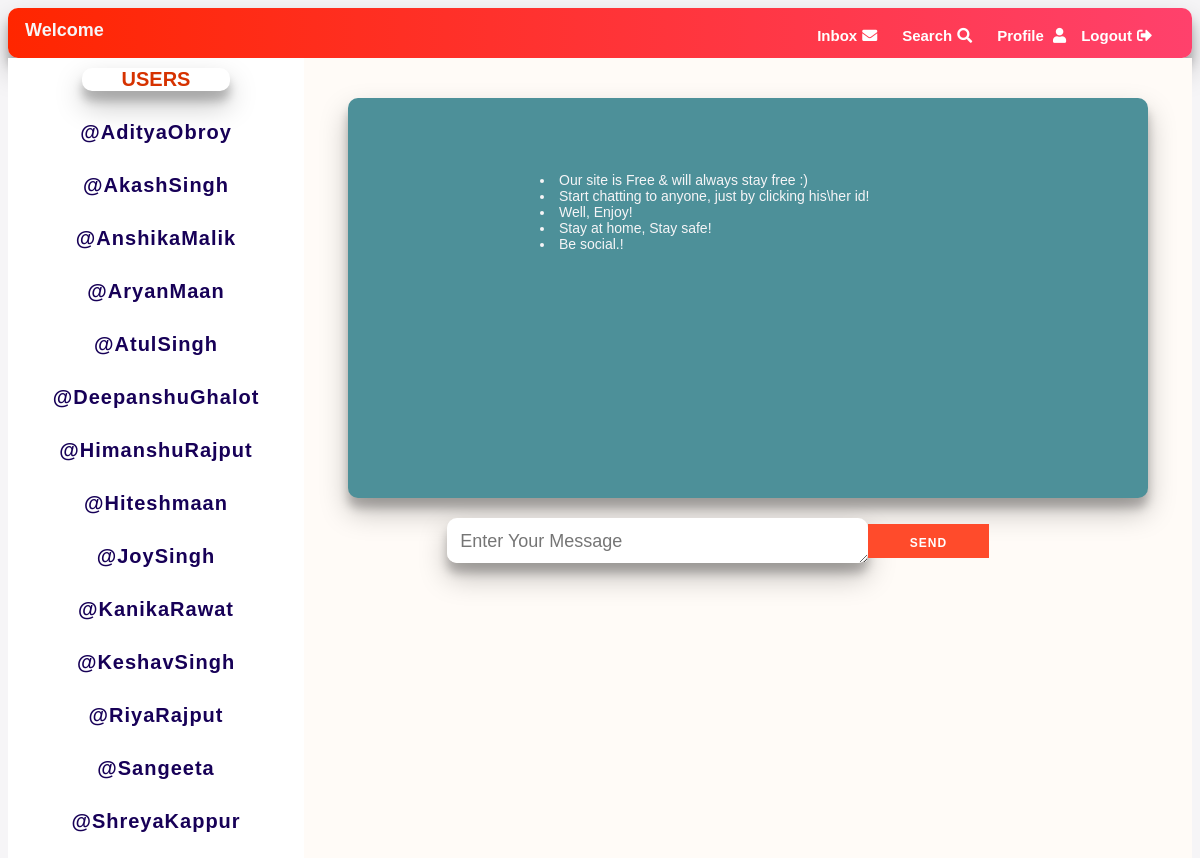
The app's page /Homepage.php with its own data.
### tables this page shows
CREATE TABLE `registration` (
  `name` varchar(100) NOT NULL,
  `email` varchar(100) NOT NULL,
  `password` varchar(30) NOT NULL,
  `username` varchar(100) NOT NULL
);

### Homepage.php (the view, shortened to what this page needs)
<?php
$val=$_GET["sender"];
include("dbconnection.php");
$row1=mysqli_query($connection,'select * from registration where username="'.$val.'";') ;
    $user=mysqli_fetch_assoc($row1);
?>
<!DOCTYPE html>
<html lang="en">
<head>
    <link rel="stylesheet" href="Homepagestyle.css"/>
    <link rel="stylesheet" type="text/css" href="C:\Users\AJ\Downloads\fontawesome-free-5.15.3-web\fontawesome-free-5.15.3-web\css\all.css">
    <link
    rel="stylesheet"
    href="https://use.fontawesome.com/releases/v5.8.1/css/all.css"
    />
    </head>
<body>
<div class="banner_container" style="border-radius: 10px;box-shadow: 0 14px 28px rgba(0,0,0,0.25),0 10px 10px rgba(0,0,0,0.22);">
<div class="menu"><span><a href="Index.php" class="social">Logout<i class="fas fa-sign-out-alt"></i></a></span></div>
<div class="menu">
<div style="color:#fff;font-size:15px;font-weight: bold;text-align: center;" class="popup" onclick="myFunction()">
Profile
<i class="fas fa-user" style="margin-right:10px"></i>
</div>
</div>
<div class="menu"><span><a href="#" class="social">Search<i class="fas fa-search"></i></a></span></div>
<div class="menu"><span><a href="#" class="social">Inbox<i class="fas fa-envelope"></i></a></span></div>
<div class="info">Welcome <?php echo $user["name"];?></div>
</div>
<div class="user_message_container">
<div class="user">
<div class="online_num">USERS</div>
    <?php
    include("dbconnection.php");
    $sql="Select * from registration;";
    $query=mysqli_query($connection,$sql);
    while($row=mysqli_fetch_assoc($query)){
        if($row["username"]!=$val){
        echo '<a class="links" href="Homepage.php?sender='.$_GET["sender"].'&'.'username='. $row["username"].'">'.'@'.$row["username"].'</a>';
        }
    }
    ?>
</div>
<div class="message" >
<div class="modal-body" id="msgBody" style="overflow-y:scroll;overflow-x:hidden;margin:40px 15% 0px 15%;height:400px;width:90%;background:rgb(77, 144, 153);border-radius: 10px;box-shadow: 0 14px 28px rgba(0,0,0,0.25),0 10px 10px rgba(0,0,0,0.22);">
    </div>
    <div class="footer" style="display:flex;flex-direction:row;margin-top:10px; padding:0 10px;width:70%; margin-top:20px;">
        <textarea id="message" placeholder="Enter Your Message" class="form" style ="height:45px;flex-basis:70%;background:#fff;border-radius: 10px;box-shadow: 0 14px 28px rgba(0,0,0,0.25),0 10px 10px rgba(0,0,0,0.22); border:none;font-family: 'Montserrat',sans-serif;outline:none;padding:13px;font-Size:18px;" ></textarea>
        <button id="send" class="btn-send" style="height:75%;margin-top:6px;flex-basis:20%;margin-left:5px border: radius 10px;border:none;background:#ff4b2b;color:#fff;font-size:12px;font-weight: bold;padding:12px 10px;letter-spacing: 1px;text-transform: uppercase;transition: transform 80ms ease-in;outline:none;float:;">send</button>
    </div>
<div class="points" style="position:absolute;font-size: 13px; top:20%; left:45%; ">
        <li>Our site is Free & will always stay free :)
        <li>Start chatting to anyone, just by clicking his\her id!
        <li>Well, Enjoy!
        <li>Stay at home, Stay safe!
        <li>Be social.!
</div>
</div>
</div>
</body>
</html>

### Homepagestyle.css (style rules this page uses)
* { box-sizing: border-box; }
body { font-family: 'Montserrat',sans-serif; background: #f6f5f7; height:100vh; }
span { font-size: 12px; margin-right: 20px; }
.info { position: absolute; top:20px; left:25px; font-weight: bolder; font-size: large; color:#f6f5f7; }
.banner_container { background:linear-gradient(to right,#ff2600,#ff416c) no-repeat 0 0 / cover; height:50px; display: flex; flex-direction: row-reverse; justify-content: flex-start; padding:15px 15px; border-radius: 20px; }
i { padding:5px; }
.social { text-decoration: none; color:#fff; font-size:15px; font-weight: bold; text-align: center; position: relative; display: inline-block; cursor: pointer; }
a { transition: transform 80ms ease-in; }
.user_message_container { display: flex; flex-direction: row; }
.user { display: flex; flex-direction: column; flex-basis: 25%; background-color: rgb(255, 255, 255); height: 100vh; overflow-y: scroll; overflow-x: hidden; align-items: center; }
.message { overflow: hidden; background-color: rgb(255, 251, 247) ; flex-basis: 75%; height: 100vh; display: flex; flex-direction: column; align-items: center; }
.online_num { height: 7%; display: flex; flex-direction: row; justify-content: center; align-items: center; font-size: 20px; color: hsl(14, 100%, 42%); font-weight: bold; border-radius: 10px; box-shadow: 0 14px 28px rgba(0,0,0,0.25),0 10px 10px rgba(0,0,0,0.22); margin:10px 0 10px 0; width:50%; }
a { text-decoration: none; color:rgb(23, 0, 87); }
.links { margin:20px 0 10px 0; font-weight: bold; font-size: 20px; letter-spacing: 1px; }
.form,#message::-webkit-scrollbar { width :0; background :transparent; }
li { color:#f6f5f7; font-size: 14px; }

### Homepage.php (style rules this page uses)
.popup { position: relative; display: inline-block; cursor: pointer; -webkit-user-select: none; -moz-user-select: none; -ms-user-select: none; user-select: none; }

### records on screen
registration: username "AdityaObroy"
registration: username "AkashSingh"
registration: username "AnshikaMalik"
registration: username "AryanMaan"
registration: username "AtulSingh"
registration: username "DeepanshuGhalot"
registration: username "HimanshuRajput"
registration: username "Hiteshmaan"
registration: username "JoySingh"
registration: username "KanikaRawat"
registration: username "KeshavSingh"
registration: username "RiyaRajput"
registration: username "Sangeeta"
registration: username "ShreyaKappur"
